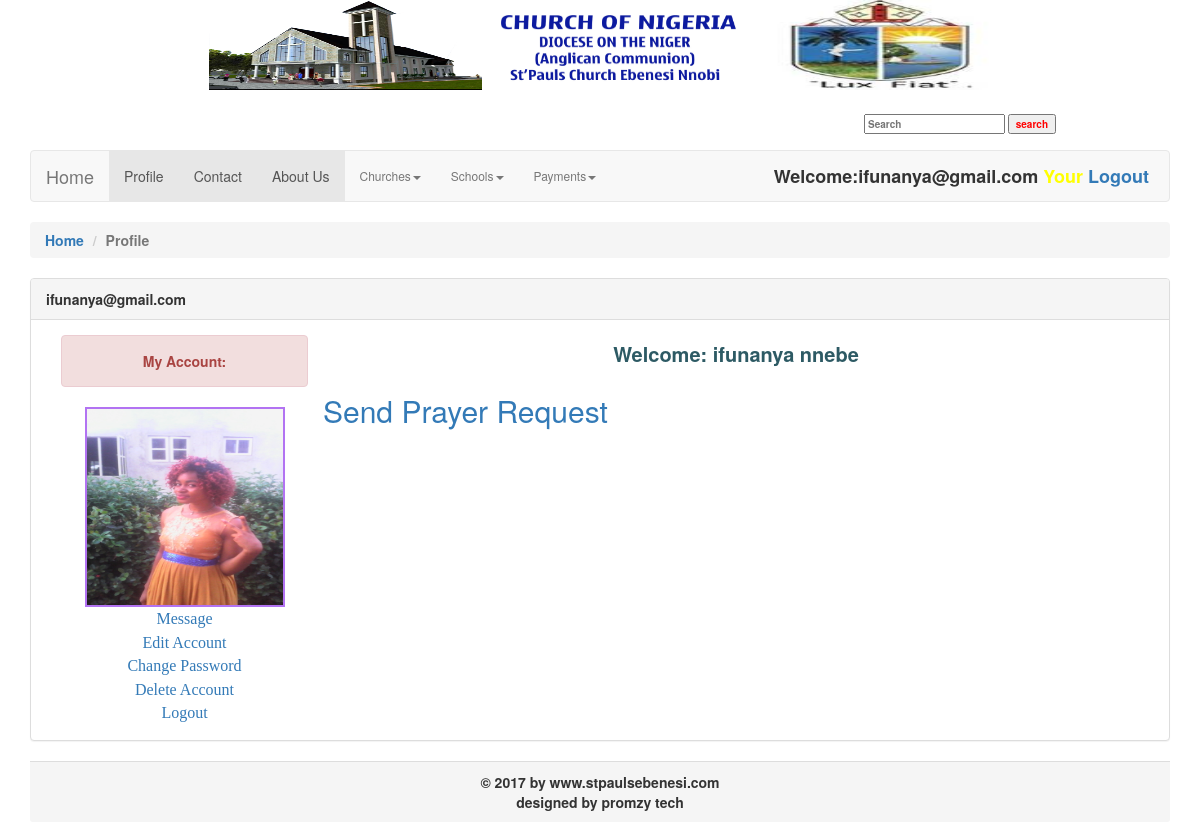
The page /members/my_account.php (signed in) on the database its author committed.
### tables this page shows
CREATE TABLE `members` (
  `member_id` int(10) NOT NULL,
  `first_name` varchar(30) NOT NULL,
  `last_name` varchar(30) NOT NULL,
  `email` varchar(50) NOT NULL,
  `address` varchar(50) NOT NULL,
  `phone_no` varchar(11) NOT NULL,
  `pass` varchar(50) NOT NULL,
  `gender` text NOT NULL,
  `date` date NOT NULL,
  `image` text NOT NULL,
  `country` text NOT NULL,
  `state` text NOT NULL
);

### members/my_account.php (the view, shortened to what this page needs)
<?php
include("function/function.php");
?>
<html>
<head>
<link rel="stylesheet" href="css/Bootstrap.min.css">
<link rel="stylesheet" href="styles/style.css" media="all"/>
</head>
<body>
<?php
$con = mysqli_connect("localhost","root","","church");
?>
<div class="container padding-top-10">
<div class="header_wrapper">
  <a href="member_register.php"><img id="logo" src="images/myshop.jpg" height="60%" width="30%" />
  <img id="banner" src="images/logo.jpg" height="60%" width="30%" />
  <img src="images/images_3.jpg" height="60%" width="25%" /></a>
<div class="menubar1">
  <div id="form">
            <form method="get" action="#" enctype="multipart/form-data">
                <input type="text" name="user_query" placeholder="Search"/>
                <input type="submit" name="search" value="search"/>
            </form>
          </div>
    </div>
</div>
     <nav class="navbar navbar-default" role="navigation">
      <div class="container-fluid">
        <div class="navbar-header">
          <a class="navbar-brand" href="../index.php">Home</a>
        </div>
        <div class="collapse navbar-collapse" id="bs-example-navbar-collapse-1">
        <ul class="nav navbar-nav">
        <li class="active"><a href="my_account.php">Profile<span class="sr-only">(current)</span></a></li>
        <li class="active"><a href="#">Contact<span class="sr-only">(current)</span></a></li>
        <li class="active"><a href="#">About Us<span class="sr-only">(current)</span></a></li>
        <li class="dropdown">
            <a  class="dropbtn">Churches<span class="caret"></span></a>
          </li>
           <li class="dropdown">
            <a class="dropbtn">Schools<span class="caret"></span></a>
          </li>
          <li class="dropdown">
            <a class="dropbtn">Payments<span class="caret"></span></a>
          </li>
        </ul>
    <ul class="nav navbar-nav navbar-right">
        <span style="float:right; font-size:18px ; padding:5px; line-height:40px ;">
        </ul>
        </div>
        </div>
      </nav>
        <ul class="breadcrumb">
            <li><a href="../index.php">Home</a></li>
            <li class="active">Profile</li>
        </ul>
        <div class="panel panel-default">
            <div class="panel-heading">
              <?php
              if(isset($_COOKIE['email'])){
              echo $_COOKIE['email'];
              }
              ?>
            </div>
            <div class="panel-body">
              <div class="box">
                <div class="col-lg-3 col-md-4 col-sm-6 col-xs-12 "><div class="grey-box">
                  <div class="alert alert-danger" role="alert">My Account:</div>
                  <ul id="grey-box">
                    <?php
                    if (isset($_COOKIE['email'])) {
                      $user = $_COOKIE['email'];
                      $get_img = "select * from members where email='$user'";
                      $run_img = mysqli_query($con,$get_img);
                      $row_img = mysqli_fetch_array($run_img);
                      $m_id = $row_img['member_id'];
                      $m_image = $row_img['image'];
                      $m_firstName = $row_img['first_name'];
                      $m_lastName = $row_img['last_name'];
                      echo "<p style='text-align:center;'><img src='members_images/$m_image' width='200' height='200'/>";
                    }
                    ?>
                  </ul>
                    <h1><a href ="../message/index.php">Message</a><br></h1>
                    <h1><a href ="my_account.php?edit_account=<?php echo $m_id; ?>">Edit Account</a><br></h1>
                    <h1><a href ="my_account.php?change_pass">Change Password</a><br></h1>
                    <h1><a href ="my_account.php?delete_account">Delete Account</a><br></h1>
                    <?php
                    if(!isset($_COOKIE['email'])){
                      }
                      else {
                        echo "<h1><a href='my_account.php?logout'>Logout</a><br></h1>";
                      }
                      ?>
                  </div>
                </div>
              </div>
              <?php
              if (isset($_GET['edit_account']) || isset($_GET['change_pass']) || isset($_GET['inbox']) || isset($_GET['delete_account'])) {
                if (isset($_COOKIE['email'])) {
                 echo "<p style='padding: 5px; color: #2d5a64; text-align: center; font-size: 20px;''>Welcome: $m_firstName $m_lastName</p>
                 <br>
                 ";
              }
            }else{
              if (isset($_COOKIE['email'])) {
              echo "<p style='padding: 5px; color: #2d5a64; text-align: center; font-size: 20px;'>Welcome: $m_firstName $m_lastName</p>
              <br>
              <h2 style'text-align: center;'><a href='../message/homepage.php?compose'>Send Prayer Request</a><br></h2>
                 ";
               }
            }
              ?>
            </div>
          </div>
     <div class="panel-footer">
              <p style="text-align: center;">&copy; 2017 by www.stpaulsebenesi.com </p>
              <p style="text-align: center">designed by promzy tech</p>
        </div>
      </div>
</body>
</html>

### members/styles/style.css (style rules this page uses)
html, body, div, span, applet, object, iframe, h1, h2, h3, h4, h5, h6, p, blockquote, pre, a, abbr, acronym, address, big, cite, code, del, dfn, em, img, ins, kbd, q, s, samp, small, strike, strong, sub, sup, tt, var, b, u, i, center,dl, dt, dd, ol, ul, li, fieldset, form, label, legend, table, caption, tbody, tfoot, thead, tr, th, td, article, aside, canvas, details, embed, figure, figcaption, footer, header, hgroup, menu, nav, output, ruby, section, summary, time, mark, audio, video { margin:0; padding:0; border: 0; vertical-align: baseline; }
article, aside, details, figcaption, figure, footer, header, hgroup, menu, nav, section { display: block; }
body { text-align: left; }
#banner { text-align: center; }
.header_wrapper { width:80%; height:150px; margin:auto; text-align: center; }
.menubar1 { height:50px; background:white; color: red; font-weight:bold; font-size: 10px; display: block; list-style-type: disc; -webkit-margin-before: 1em; -webkit-margin-after: 1em; -webkit-margin-start: 0px; -webkit-margin-end: 0px; -webkit-padding-start: 40px; }
#form { float: right; -webkit-margin-before: 1em; -webkit-margin-after: 1em; -webkit-margin-start: 0px; -webkit-margin-end: 0px; -webkit-padding-start: 40px; }
h1 { text-decoration:none; padding:3px; margin:0; font-family:COMIC SAN MS; font-size:16px; }
.grey-box { height: auto; margin-bottom: px; font-size: 1em; text-align: center; padding:0px; }
.grey-box img { border:2px solid #b273f2; }
.dropbtn { color: white; padding: 16px; font-size: 12px; border: none; cursor: pointer; }
.dropdown { position: relative; display: inline-block; }

### rows shown on the page
members: image (picture), first_name "ifunanya", last_name "nnebe"

### other values the page prints
$_COOKIE['email'] "ifunanya@gmail.com"
